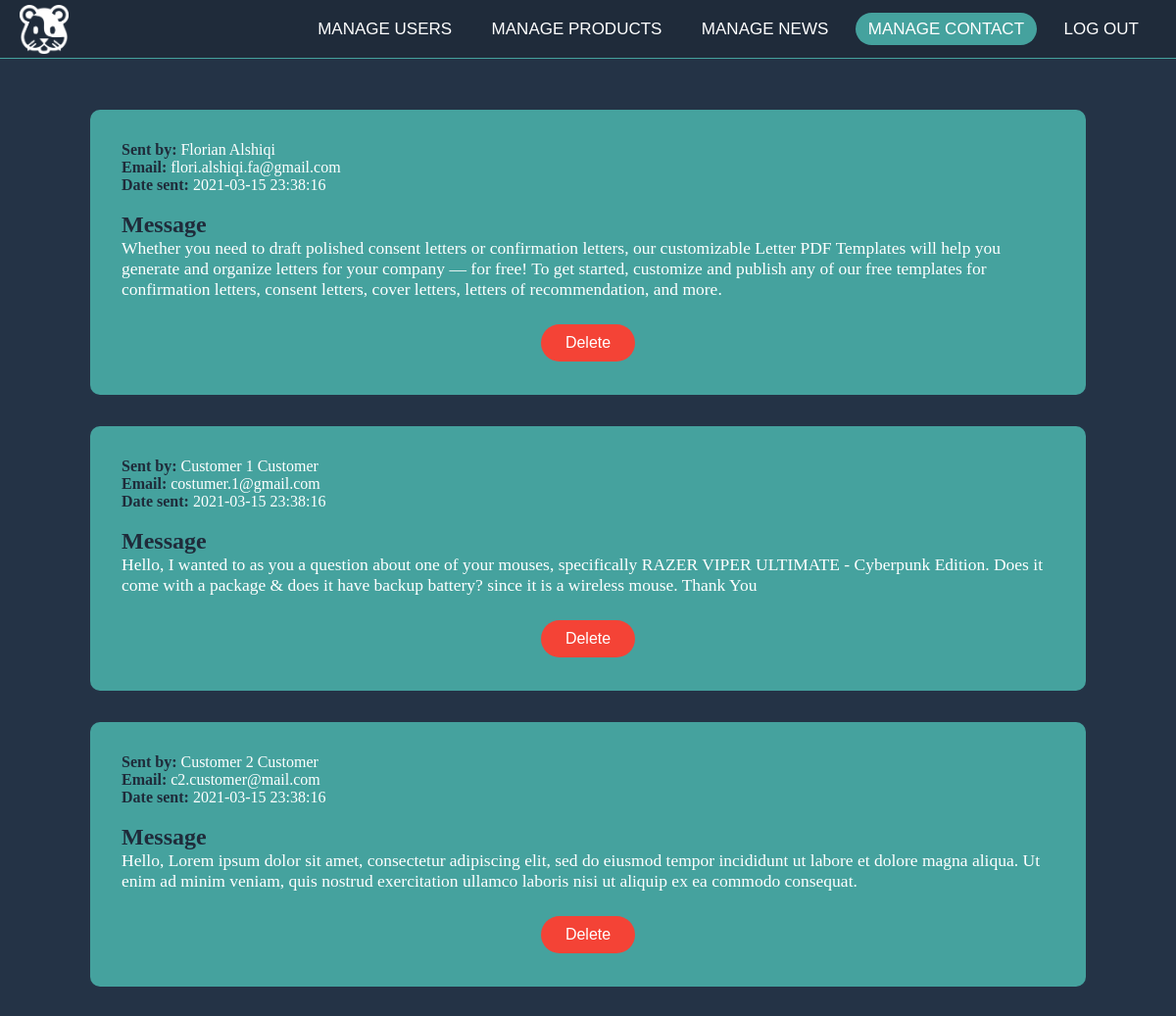
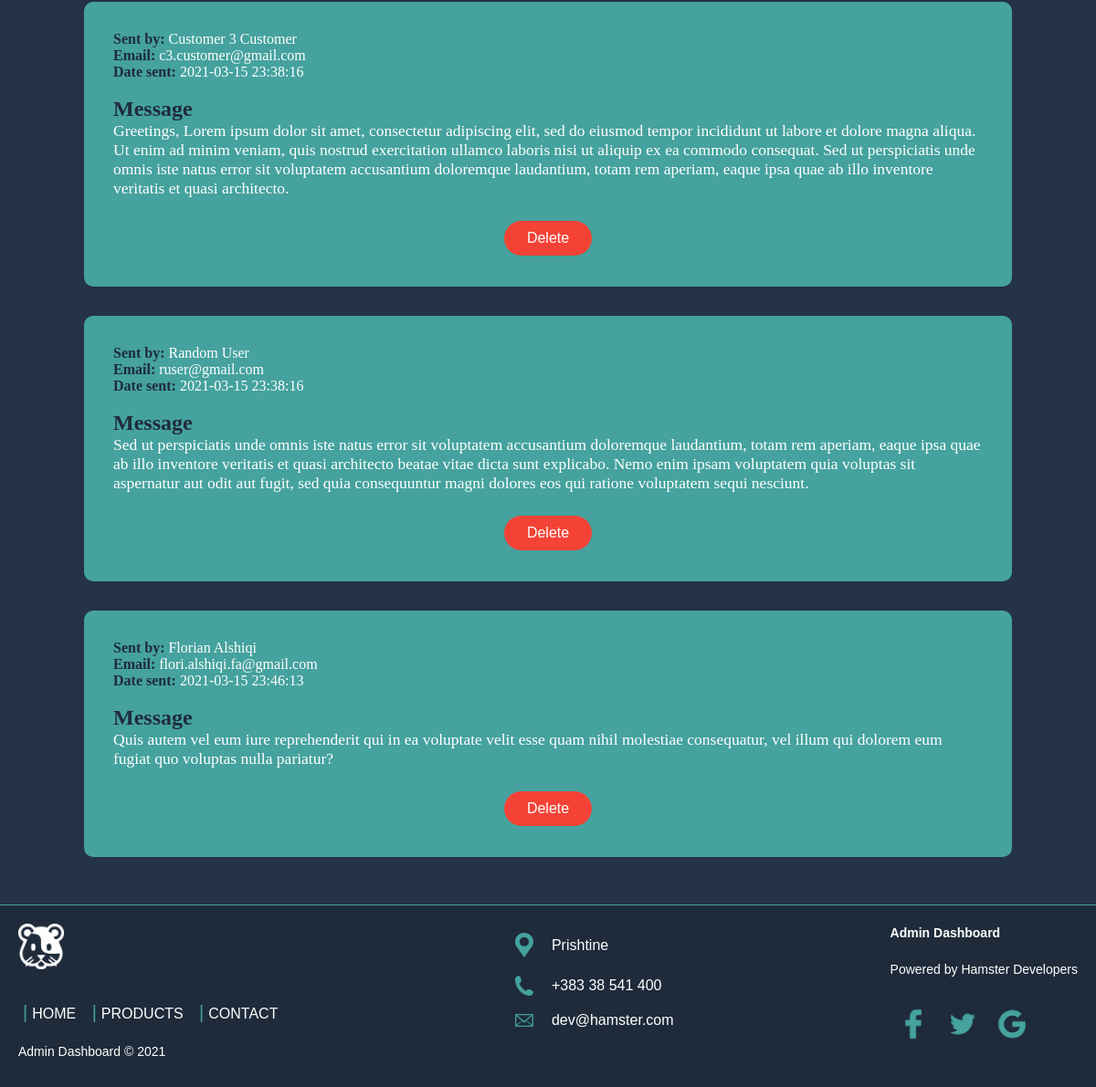
Screenshot of /dashboard/manage-contact.php (signed in) with the database file from the repository (2 pictures, top to bottom).
### tables this page shows
CREATE TABLE `contacts` (
  `id` int(11) NOT NULL,
  `name` varchar(128) NOT NULL,
  `lastname` varchar(128) NOT NULL,
  `email` varchar(128) NOT NULL,
  `subject` varchar(512) NOT NULL,
  `date` timestamp NOT NULL DEFAULT current_timestamp() ON UPDATE current_timestamp()
);

### dashboard/manage-contact.php (the view, shortened to what this page needs)
<?php
    require '../config/dbconnect.php';
    $query = "SELECT * from contacts";
    $result_contacts = mysqli_query($con,$query);
?>
<!DOCTYPE html>
<html>
<head>
</head>
<body>
    <?php  $page = 'manage-contact'; include '../includes/admin-navbar.php'; ?>
    <main>
        <div class = "contacts">
            <div class = "contacts-container">
                <div class = "contact-items">
                    <?php foreach($result_contacts as $contacts): ?>
                    <div class = "contact-div">
                        <div class = "contact-info">
                            <p class = "contact"><b>Sent by: </b><?php echo $contacts['name'];?> <?php echo $contacts['lastname'];?></p>
                            <br>
                            <p class = "contact"><b>Email: </b><?php echo $contacts['email'];?></p>
                            <br>
                            <p class = "contact"><b>Date sent: </b><?php echo $contacts['date'];?></p>
                            <br>
                            <br>
                            <h2 class = "contact"><b>Message</b><br></h2>
                            <p class = "contact"><?php echo $contacts['subject'];?></p>
                            <div class = "product-btns">
                                <a href = "delete-contact.php?id=<?php echo $contacts['id']; ?>"><button type = "button" class = "button button2">Delete</button></a>
                            </div>
                        </div>
                    </div>
                    <?php endforeach; ?>
                </div>
            </div>
        </div>
    </main>
    <?php include '../includes/admin-footer.php'; ?>
</body>
</html>

### rows the page displays
contacts: name "Florian", lastname "Alshiqi", email "flori.alshiqi.fa@gmail.com", date "2021-03-15 23:38:16", subject "Whether you need to draft polished consent letters or confirmation letters, our customizable Letter PDF Templates will help you generate and organize letters for your company — for free! To get started, customize and publish any of our free templates for confirmation letters, consent letters, cover letters, letters of recommendation, and more."
contacts: name "Customer 1", lastname "Customer", email "costumer.1@gmail.com", date "2021-03-15 23:38:16", subject "Hello, I wanted to as you a question about one of your mouses, specifically RAZER VIPER ULTIMATE - Cyberpunk Edition. Does it come with a package & does it have backup battery? since it is a wireless mouse. Thank You"
contacts: name "Customer 2", lastname "Customer", email "c2.customer@mail.com", date "2021-03-15 23:38:16", subject "Hello, Lorem ipsum dolor sit amet, consectetur adipiscing elit, sed do eiusmod tempor incididunt ut labore et dolore magna aliqua. Ut enim ad minim veniam, quis nostrud exercitation ullamco laboris nisi ut aliquip ex ea commodo consequat."
contacts: name "Customer 3", lastname "Customer", email "c3.customer@gmail.com", date "2021-03-15 23:38:16", subject "Greetings, Lorem ipsum dolor sit amet, consectetur adipiscing elit, sed do eiusmod tempor incididunt ut labore et dolore magna aliqua. Ut enim ad minim veniam, quis nostrud exercitation ullamco laboris nisi ut aliquip ex ea commodo consequat. Sed ut perspiciatis unde omnis iste natus error sit voluptatem accusantium doloremque laudantium, totam rem aperiam, eaque ipsa quae ab illo inventore veritatis et quasi architecto."
contacts: name "Random", lastname "User", email "ruser@gmail.com", date "2021-03-15 23:38:16", subject "Sed ut perspiciatis unde omnis iste natus error sit voluptatem accusantium doloremque laudantium, totam rem aperiam, eaque ipsa quae ab illo inventore veritatis et quasi architecto beatae vitae dicta sunt explicabo. Nemo enim ipsam voluptatem quia voluptas sit aspernatur aut odit aut fugit, sed quia consequuntur magni dolores eos qui ratione voluptatem sequi nesciunt."
contacts: name "Florian", lastname "Alshiqi", email "flori.alshiqi.fa@gmail.com", date "2021-03-15 23:46:13", subject "Quis autem vel eum iure reprehenderit qui in ea voluptate velit esse quam nihil molestiae consequatur, vel illum qui dolorem eum fugiat quo voluptas nulla pariatur?"
